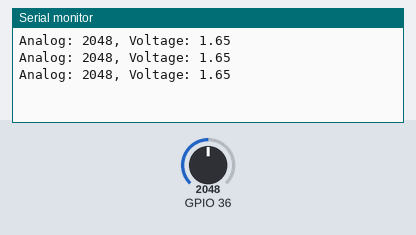
Simulated run of this program. Board: ESP32. Shown: the last lines printed to the serial monitor. Inputs (shaded band) come from the test bench; at power-on: GPIO 36 = 2048.

Above: at 1.3 s.
1.4 s: GPIO 36 set to 2866
At 1.9 s:
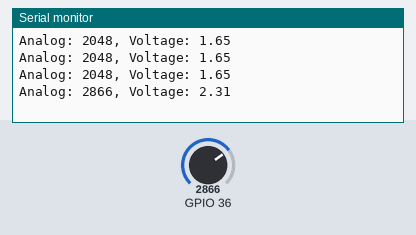
2.9 s: GPIO 36 set to 3603
At 3.4 s:
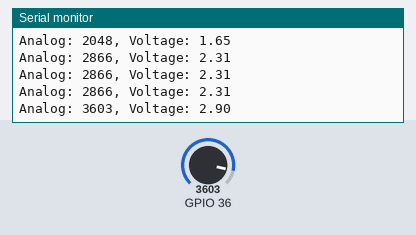
Timing chart, 0 to 5.9 s (numbered marks = the images above; inputs shaded):
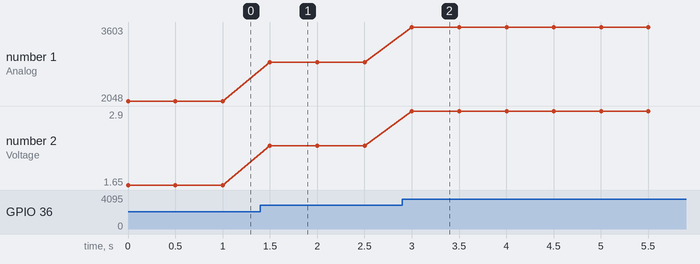

The program:

main.cpp
```cpp
#include <Arduino.h>
float floatMap(float x, float in_min, float in_max, float out_min, float out_max) {
  return (x - in_min) * (out_max - out_min) / (in_max - in_min) + out_min;
}

// the setup routine runs once when you press reset:
void setup() {
  // initialize serial communication at 115200 bits per second:
  Serial.begin(115200);
}

// the loop routine runs over and over again forever:
void loop() {
  // read the input on analog pin GIOP36:
  int analogValue = analogRead(36);
  // Rescale to potentiometer's voltage (from 0V to 3.3V):
  float voltage = floatMap(analogValue, 0, 4095, 0, 3.3);

  // print out the value you read:
  Serial.print("Analog: ");
  Serial.print(analogValue);
  Serial.print(", Voltage: ");
  Serial.println(voltage);
  delay(500);
}
```

Measured:
- after the input at 1.4 s, the serial monitor: prints a new line after 0.10 s (image 1)
- after the input at 2.9 s, the serial monitor: prints a new line after 0.10 s (image 2)
- plotted number 1: 2048 → 2866 after the input at 1.4 s, 2866 → 3603 after the input at 2.9 s
- plotted number 2: 1.65 → 2.31 after the input at 1.4 s, 2.31 → 2.9 after the input at 2.9 s
